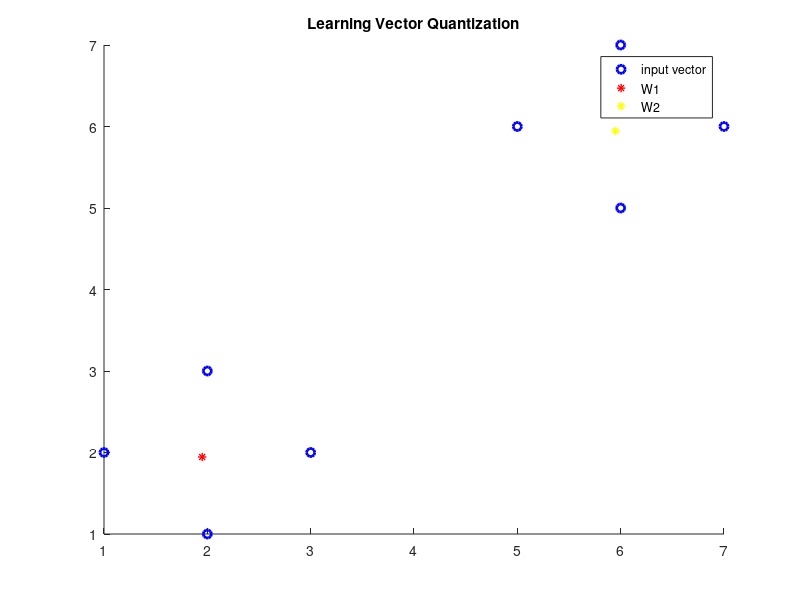

This chart was generated by the following MATLAB code:
input_vectors =[3 2; 7 6; 2 3; 6 7; 1 2; 5 6; 2 1; 6 5]';
output_targets = [1 2 1 2 1 2 1 2];
input_size = length(input_vectors);
learning_rate = 0.1;
W1 = input_vectors(:,1);
W2 = input_vectors(:,2);
for a = 1:50
 for n = 1:input_size
 X1 = norm((input_vectors(:,n)-W1))^2;
 X2 = norm((input_vectors(:,n)-W2))^2;
 x = min(X1,X2);
 if x == X1 && output_targets(n) == 1
 W1 = W1 + learning_rate*(input_vectors(:,n)-W1);
 elseif x == X1 && output_targets(n) == 2
 W1 = W1 - learning_rate*(input_vectors(:,n)-W1);
 elseif x == X2 && output_targets(n) == 2
 W2 = W2 + learning_rate*(input_vectors(:,n)-W2);
 elseif x == X2 && output_targets(n) == 1
 W2 = W2 - learning_rate*(input_vectors(:,n)-W2);
 end
 end
end
disp(['The learning vector W1 = ']);disp(W1)
disp(['The learning vector W2 = ']);disp(W2)
hold on
plot(input_vectors(1,:),input_vectors(2,:),'bo','LineWidth',2);
plot(W1(1,:),W1(2,:),'r*','LineWidth',1);
plot(W2(1,:),W2(2,:),'y*','LineWidth',1);
hold off
legend('input vector','W1','W2');
title('Learning Vector Quantization')